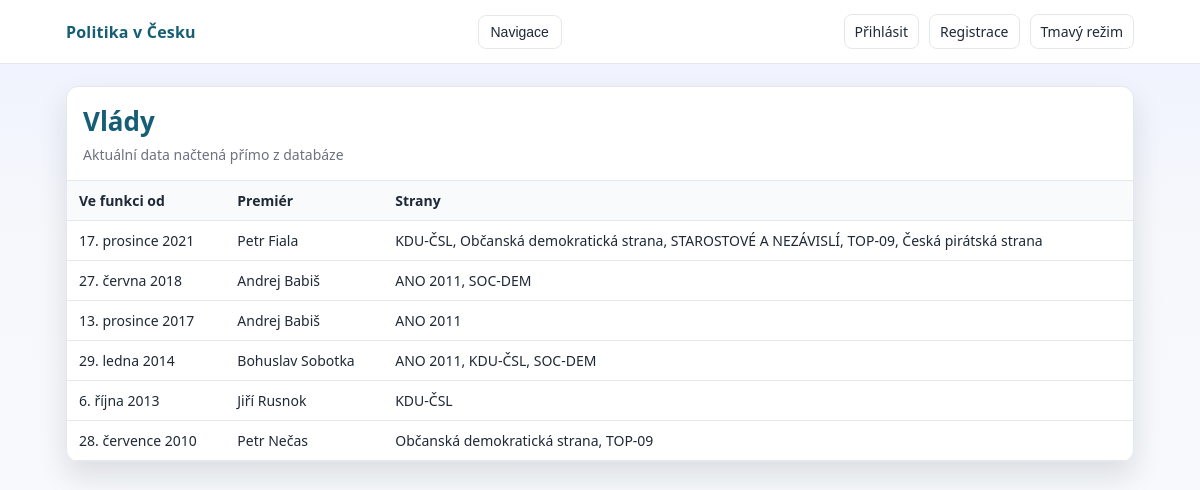
The page /governments/ on the database its author committed.
### politicians/models.py (models this page shows, shortened)
class Government(models.Model):
    in_function = models.DateField()
    prime_minister = models.CharField(max_length=50, validators=[validate_letters_only])
    class Meta:
        db_table = 'government'
        verbose_name = 'vláda'
        verbose_name_plural = 'vlády'

class GovernmentParty(models.Model):
    party = models.ForeignKey(Party, on_delete=models.CASCADE, db_column='id_party')
    government = models.ForeignKey(Government, on_delete=models.CASCADE, db_column='id_government')
    class Meta:
        db_table = 'government_party'
        verbose_name = "vládnoucí strana"
        verbose_name_plural = "vládnoucí strany"
        unique_together = (('party', 'government'),)

class Party(models.Model):
    name = models.CharField(max_length=50)
    founding = models.IntegerField(validators=[validate_founding_year])
    leader = models.CharField(max_length=75)
    photo = models.BinaryField(blank=True, null=True)
    photo_file = models.ImageField(upload_to='photos/parties/', blank=True, null=True)
    class Meta:
        db_table = 'party'
        verbose_name = 'strana'
        verbose_name_plural = 'strany'
    def __str__(self):
        return self.name

### politicians/views.py (the view)
# urls.py: path('governments/', views.governments_page, name='governments'),
def governments_page(request):
    governments = (
        Government.objects.prefetch_related(
            Prefetch(
                'governmentparty_set',
                queryset=GovernmentParty.objects.select_related('party').order_by('party__name'),
            )
        )
        .all()
        .order_by('-in_function')
    )
    context = {
        'page_title': 'Vlády',
        'governments': governments,
    }
    return render(request, 'politicians/governments.html', context)

### politicians/templates/politicians/governments.html (shortened to what this page needs)
{% extends 'politicians/base.html' %}
{% block content %}
<div class="table-wrap">
    <table>
        <thead>
            <tr>
                <th>Ve funkci od</th>
                <th>Premiér</th>
                <th>Strany</th>
            </tr>
        </thead>
        <tbody>
            {% for government in governments %}
            <tr>
                <td>{{ government.in_function }}</td>
                <td>{{ government.prime_minister }}</td>
                <td>
                    {% for government_party in government.governmentparty_set.all %}
                        {{ government_party.party }}{% if not forloop.last %}, {% endif %}
                    {% empty %}
                        Bez stran
                    {% endfor %}
                </td>
            </tr>
            {% empty %}
            <tr>
                <td colspan="{% if perms.politicians.change_government %}4{% else %}3{% endif %}" class="empty">Žádné vlády nebyly nalezeny.</td>
            </tr>
            {% endfor %}
        </tbody>
    </table>
</div>
{% endblock %}

### politicians/templates/politicians/base.html (style rules this page uses)
:root { --bg: #f6f8fb; --surface: #ffffff; --surface-2: #f8fafc; --ink: #1f2937; --muted: #6b7280; --accent: #0f766e; --accent-2: #155e75; --line: #e5e7eb; --shadow: 0 14px 30px rgba(15, 23, 42, 0.12); --hero: linear-gradient(180deg, #eef2ff 0%, var(--bg) 30%, #f8fafc 100%); }
* { box-sizing: border-box; }
body { margin: 0; font-family: Segoe UI, Tahoma, Geneva, Verdana, sans-serif; color: var(--ink); background: var(--hero); min-height: 100vh; }
.table-wrap { overflow-x: auto; }
table { width: 100%; border-collapse: collapse; font-size: 14px; }
th, td { text-align: left; padding: 10px 12px; border-bottom: 1px solid var(--line); vertical-align: top; }
th { background: var(--surface-2); color: var(--ink); font-weight: 600; }

### rows shown on the page
Government: in_function "17. prosince 2021", prime_minister "Petr Fiala"
GovernmentParty: party "KDU-ČSL"
GovernmentParty: party "Občanská demokratická strana"
GovernmentParty: party "STAROSTOVÉ A NEZÁVISLÍ"
GovernmentParty: party "TOP-09"
GovernmentParty: party "Česká pirátská strana"
Government: in_function "27. června 2018", prime_minister "Andrej Babiš"
GovernmentParty: party "ANO 2011"
GovernmentParty: party "SOC-DEM"
Government: in_function "13. prosince 2017", prime_minister "Andrej Babiš"
GovernmentParty: party "ANO 2011"
Government: in_function "29. ledna 2014", prime_minister "Bohuslav Sobotka"
GovernmentParty: party "ANO 2011"
GovernmentParty: party "KDU-ČSL"
GovernmentParty: party "SOC-DEM"
Government: in_function "6. října 2013", prime_minister "Jiří Rusnok"
GovernmentParty: party "KDU-ČSL"
Government: in_function "28. července 2010", prime_minister "Petr Nečas"
GovernmentParty: party "Občanská demokratická strana"
GovernmentParty: party "TOP-09"

### other values the page prints
{{ page_title }} "Vlády"
